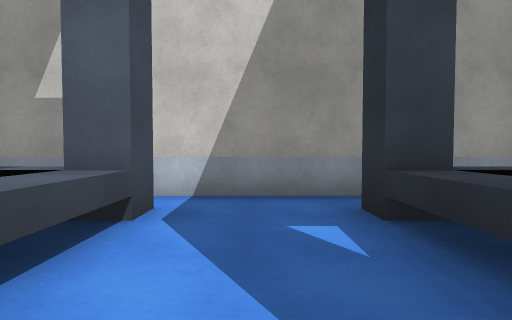
View 1 (above)

24 first-person views from a walk through a Unity game level. The camera is 1.2 m above the floor, tilts 2° down and sees 80° across. The floor is counted in squares, 2 m on a side. Each view is taken from the middle of a square. On the plan, view 1 faces up. The plan holds only what a view shows up to about 9 squares ahead; the rest is blank. The place goes on beyond the plan. Surface patterns are stand-ins for the level's own textures.

View 2
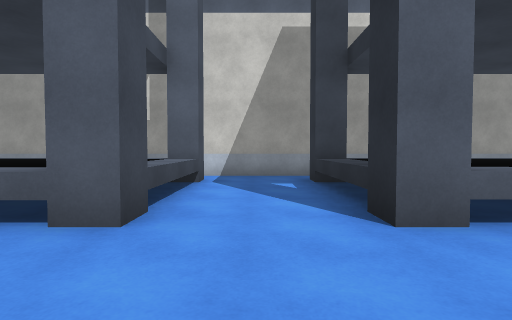

View 3
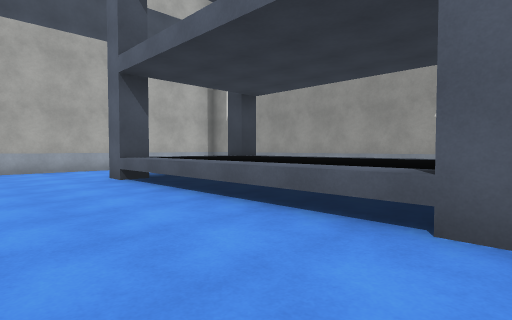

View 4
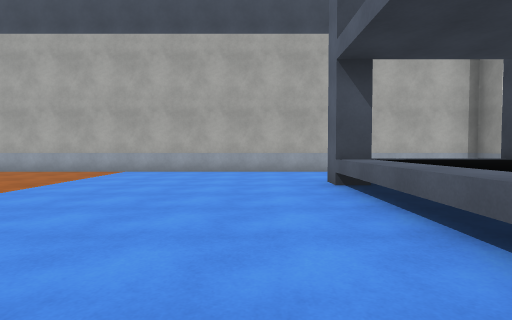

View 5
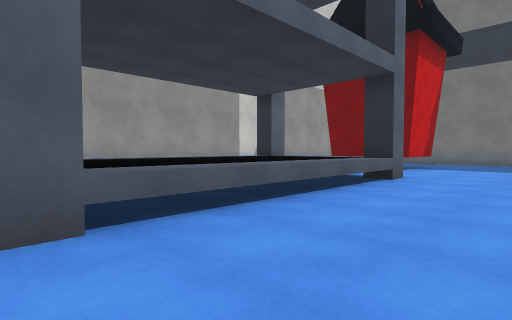

View 6
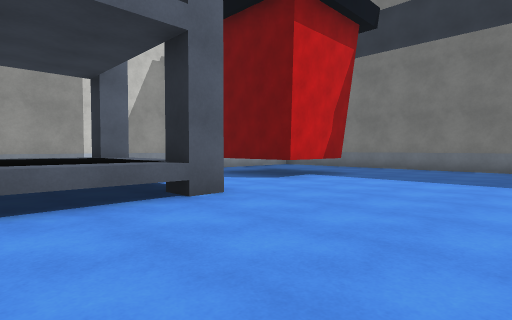

View 7
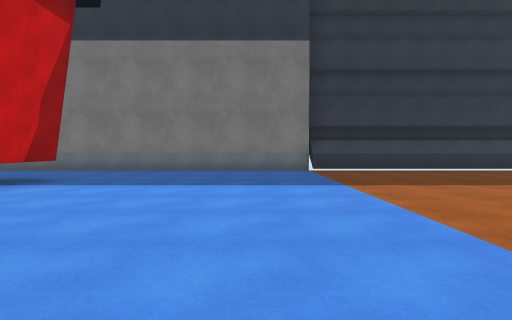

View 8
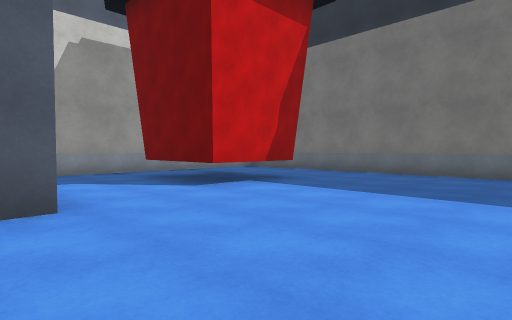

View 9
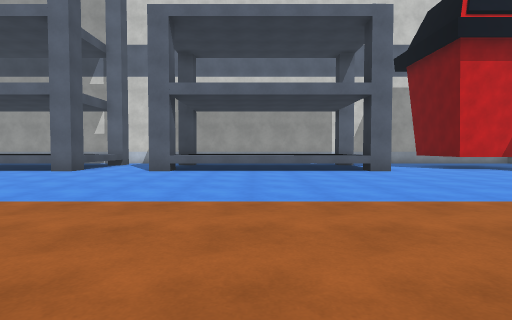

View 10
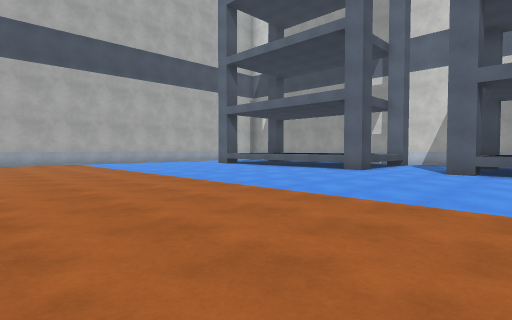

View 11
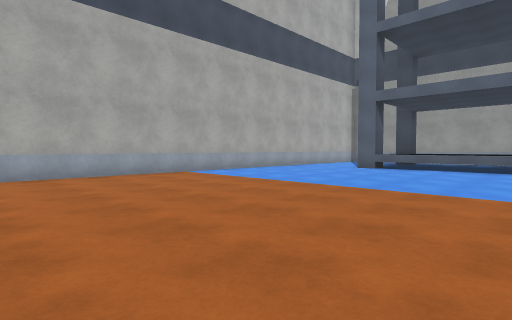

View 12
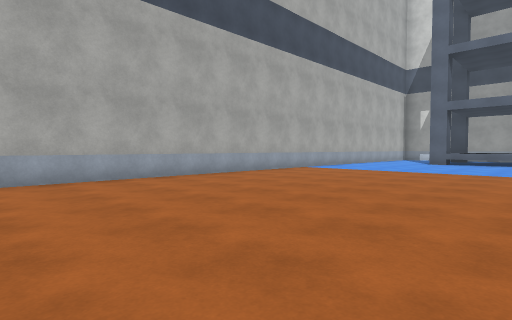

View 13
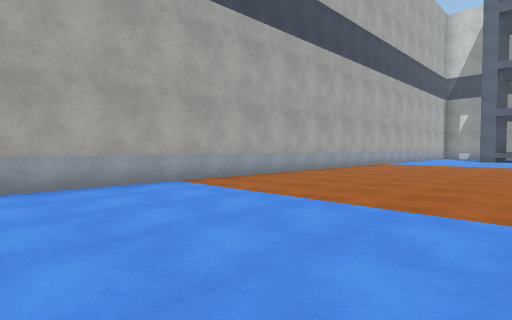

View 14
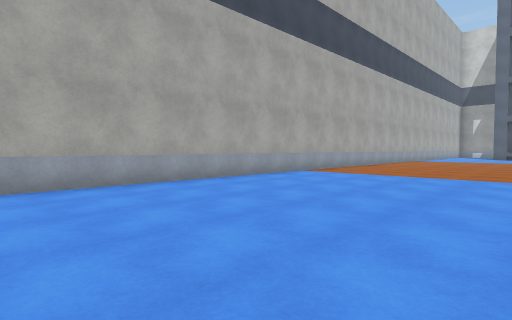

View 15
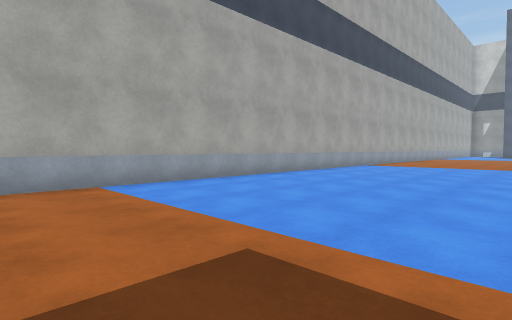

View 16
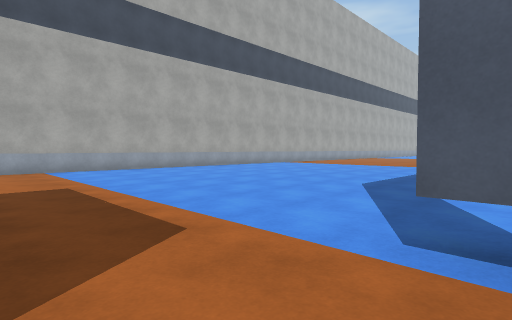

View 17
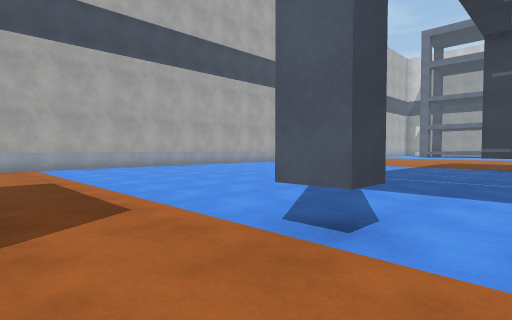

View 18
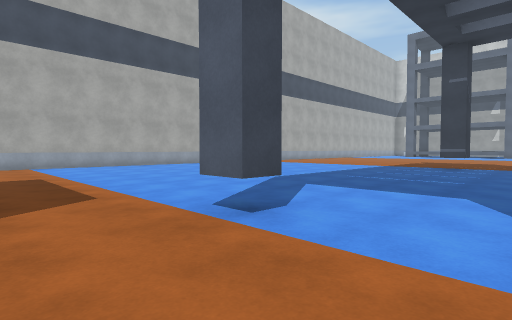

View 19
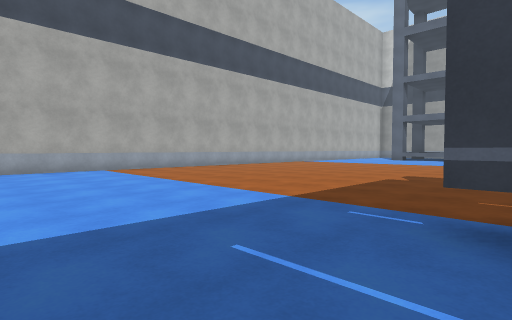

View 20
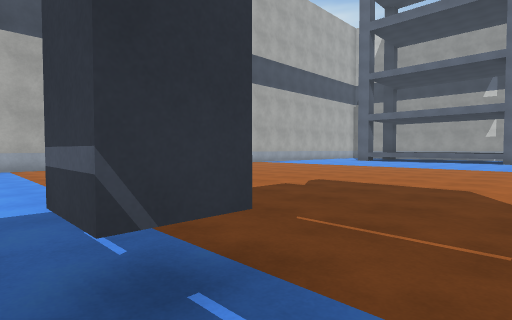

View 21
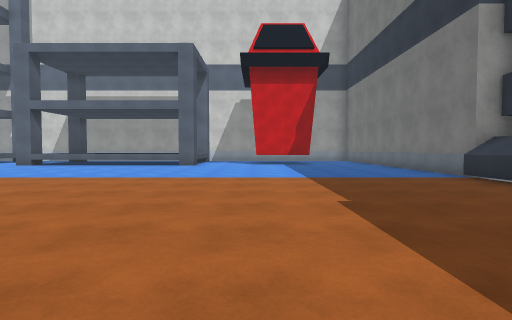

View 22
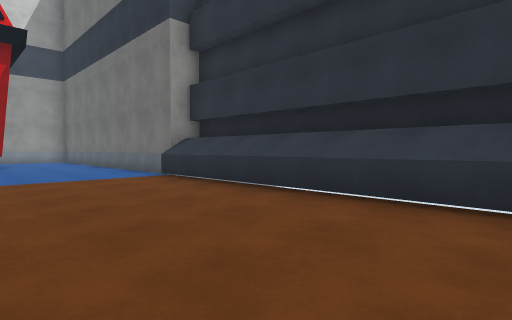

View 23
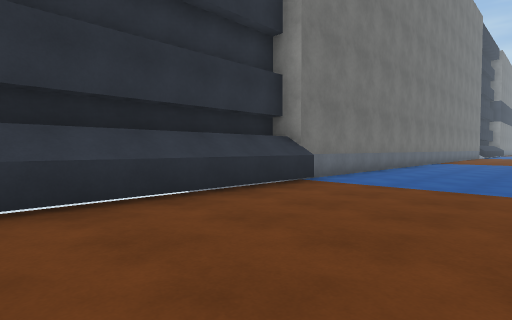

View 24
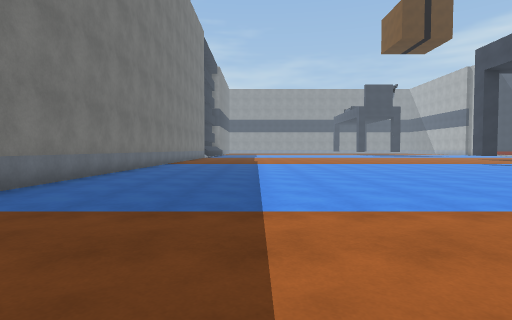

### Floor plan
Key: @ floor where view 1 was taken; # wall or solid block; x gap in a wall; . floor; ^ raised ledge.
Columns run from 11 left of view 1 to 15 right of it. Each row starts with its distance up from view 1.
  4  #######################
  3 #   x^^^^^x.x^^^^^x.......#
  2 #   ^^^^^^^.^^^^^^^..#  ..#
  1 #  .^^^^  ^.^   ^^^..#  ..#
  0 #...^^^^^^^@^^^^^^^..###..#
 -1 #.........................#
 -2 #.........................#
 -3 #.........................#
 -4 #.........................#
 -5 #.........................#
 -6 #.........................#
 -7 #.........................#
 -8 #.........................#
 -9 #...............  ........#
-10 #..........        .......#
-11 #...........        ......#
-12 #...........         .....#
-13 #...........         .....#
-14 #...........        ......#
-15 #.........#.       .......#
-16 #...........      ........#
-17 #...........      ........#
-18 #...........     .........#
-19 #...........    ..........#
-20 #...........   ...........#
-21 #............  ...........#
-22 #............
-23 #............
-24 #.........#..
-25 #............
-26 #............

Where each view was taken, in squares from view 1:
view 1: 0 up, 0 right, facing up
view 2: 3 down, 0 right, facing up
view 3: 3 down, 1 left, facing up-left
view 4: 2 down, 2 left, facing left
view 5: 3 down, 1 right, facing up-right
view 6: 4 down, 5 right, facing up-right
view 7: 4 down, 6 right, facing right
view 8: 4 down, 7 right, facing up-right
view 9: 9 down, 4 right, facing up
view 10: 9 down, 3 right, facing up-left
view 11: 10 down, 3 left, facing up-left
view 12: 14 down, 4 left, facing up-left
view 13: 18 down, 5 left, facing up-left
view 14: 22 down, 5 left, facing up-left
view 15: 26 down, 5 left, facing up-left
view 16: 26 down, 1 left, facing up-left
view 17: 26 down, 0 right, facing up-left
view 18: 26 down, 1 right, facing up-left
view 19: 18 down, 1 left, facing up-left
view 20: 16 down, 0 right, facing up-left
view 21: 12 down, 10 right, facing up
view 22: 12 down, 11 right, facing up-right
view 23: 10 down, 11 right, facing down-right
view 24: 12 down, 11 right, facing down
